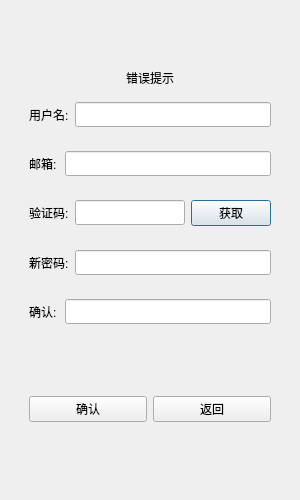
<?xml version="1.0" encoding="UTF-8"?>
<ui version="4.0">
 <class>ResetDialog</class>
 <widget class="QDialog" name="ResetDialog">
  <property name="geometry">
   <rect>
    <x>0</x>
    <y>0</y>
    <width>300</width>
    <height>500</height>
   </rect>
  </property>
  <property name="minimumSize">
   <size>
    <width>300</width>
    <height>500</height>
   </size>
  </property>
  <property name="maximumSize">
   <size>
    <width>300</width>
    <height>500</height>
   </size>
  </property>
  <property name="windowTitle">
   <string>Dialog</string>
  </property>
  <layout class="QVBoxLayout" name="verticalLayout">
   <item>
    <widget class="QWidget" name="widget" native="true">
     <layout class="QGridLayout" name="gridLayout">
      <item row="7" column="0">
       <widget class="QWidget" name="widget_4" native="true">
        <layout class="QHBoxLayout" name="horizontalLayout_3">
         <item>
          <widget class="QLabel" name="confirm_label">
           <property name="minimumSize">
            <size>
             <width>30</width>
             <height>25</height>
            </size>
           </property>
           <property name="text">
            <string>确认:</string>
           </property>
          </widget>
         </item>
         <item>
          <widget class="QLineEdit" name="confirm_edit">
           <property name="minimumSize">
            <size>
             <width>0</width>
             <height>25</height>
            </size>
           </property>
          </widget>
         </item>
        </layout>
       </widget>
      </item>
      <item row="2" column="0">
       <widget class="QWidget" name="widget_2" native="true">
        <layout class="QHBoxLayout" name="horizontalLayout">
         <item>
          <widget class="QLabel" name="user_label">
           <property name="minimumSize">
            <size>
             <width>30</width>
             <height>25</height>
            </size>
           </property>
           <property name="text">
            <string>用户名:</string>
           </property>
          </widget>
         </item>
         <item>
          <widget class="QLineEdit" name="user_edit">
           <property name="minimumSize">
            <size>
             <width>0</width>
             <height>25</height>
            </size>
           </property>
          </widget>
         </item>
        </layout>
       </widget>
      </item>
      <item row="0" column="0">
       <spacer name="verticalSpacer">
        <property name="orientation">
         <enum>Qt::Orientation::Vertical</enum>
        </property>
        <property name="sizeHint" stdset="0">
         <size>
          <width>20</width>
          <height>40</height>
         </size>
        </property>
       </spacer>
      </item>
      <item row="3" column="0">
       <widget class="QWidget" name="widget_3" native="true">
        <layout class="QHBoxLayout" name="horizontalLayout_2">
         <item>
          <widget class="QLabel" name="email_label">
           <property name="minimumSize">
            <size>
             <width>30</width>
             <height>25</height>
            </size>
           </property>
           <property name="text">
            <string>邮箱:</string>
           </property>
          </widget>
         </item>
         <item>
          <widget class="QLineEdit" name="email_edit">
           <property name="minimumSize">
            <size>
             <width>0</width>
             <height>25</height>
            </size>
           </property>
          </widget>
         </item>
        </layout>
       </widget>
      </item>
      <item row="8" column="0">
       <spacer name="verticalSpacer_2">
        <property name="orientation">
         <enum>Qt::Orientation::Vertical</enum>
        </property>
        <property name="sizeHint" stdset="0">
         <size>
          <width>20</width>
          <height>40</height>
         </size>
        </property>
       </spacer>
      </item>
      <item row="5" column="0">
       <widget class="QWidget" name="widget_5" native="true">
        <layout class="QHBoxLayout" name="horizontalLayout_4">
         <item>
          <widget class="QLabel" name="verify_label">
           <property name="minimumSize">
            <size>
             <width>30</width>
             <height>25</height>
            </size>
           </property>
           <property name="text">
            <string>验证码:</string>
           </property>
          </widget>
         </item>
         <item>
          <widget class="QLineEdit" name="verify_edit">
           <property name="minimumSize">
            <size>
             <width>0</width>
             <height>25</height>
            </size>
           </property>
          </widget>
         </item>
         <item>
          <widget class="QPushButton" name="get_verify_btn">
           <property name="minimumSize">
            <size>
             <width>0</width>
             <height>25</height>
            </size>
           </property>
           <property name="text">
            <string>获取</string>
           </property>
          </widget>
         </item>
        </layout>
       </widget>
      </item>
      <item row="9" column="0">
       <widget class="QWidget" name="widget_7" native="true">
        <layout class="QHBoxLayout" name="horizontalLayout_6">
         <item>
          <widget class="QPushButton" name="sure_btn">
           <property name="minimumSize">
            <size>
             <width>0</width>
             <height>25</height>
            </size>
           </property>
           <property name="text">
            <string>确认</string>
           </property>
          </widget>
         </item>
         <item>
          <widget class="QPushButton" name="cancle_btn">
           <property name="minimumSize">
            <size>
             <width>0</width>
             <height>25</height>
            </size>
           </property>
           <property name="text">
            <string>返回</string>
           </property>
          </widget>
         </item>
        </layout>
       </widget>
      </item>
      <item row="6" column="0">
       <widget class="QWidget" name="widget_6" native="true">
        <layout class="QHBoxLayout" name="horizontalLayout_5">
         <item>
          <widget class="QLabel" name="new_passwd_label">
           <property name="minimumSize">
            <size>
             <width>30</width>
             <height>25</height>
            </size>
           </property>
           <property name="text">
            <string>新密码:</string>
           </property>
          </widget>
         </item>
         <item>
          <widget class="QLineEdit" name="new_passwd_edit">
           <property name="minimumSize">
            <size>
             <width>0</width>
             <height>25</height>
            </size>
           </property>
          </widget>
         </item>
        </layout>
       </widget>
      </item>
      <item row="1" column="0">
       <widget class="QLabel" name="error_tip">
        <property name="text">
         <string>错误提示</string>
        </property>
        <property name="alignment">
         <set>Qt::AlignmentFlag::AlignCenter</set>
        </property>
       </widget>
      </item>
      <item row="10" column="0">
       <spacer name="verticalSpacer_3">
        <property name="orientation">
         <enum>Qt::Orientation::Vertical</enum>
        </property>
        <property name="sizeHint" stdset="0">
         <size>
          <width>20</width>
          <height>40</height>
         </size>
        </property>
       </spacer>
      </item>
     </layout>
    </widget>
   </item>
  </layout>
 </widget>
 <resources/>
 <connections/>
</ui>
